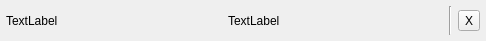
<?xml version="1.0" encoding="UTF-8"?>
<ui version="4.0">
 <class>ProfileEditorLink</class>
 <widget class="QWidget" name="ProfileEditorLink">
  <property name="geometry">
   <rect>
    <x>0</x>
    <y>0</y>
    <width>486</width>
    <height>41</height>
   </rect>
  </property>
  <property name="sizePolicy">
   <sizepolicy hsizetype="Preferred" vsizetype="Fixed">
    <horstretch>0</horstretch>
    <verstretch>0</verstretch>
   </sizepolicy>
  </property>
  <property name="windowTitle">
   <string>Form</string>
  </property>
  <layout class="QHBoxLayout" name="horizontalLayout">
   <property name="leftMargin">
    <number>6</number>
   </property>
   <property name="topMargin">
    <number>6</number>
   </property>
   <property name="rightMargin">
    <number>6</number>
   </property>
   <property name="bottomMargin">
    <number>6</number>
   </property>
   <item>
    <widget class="QLabel" name="label">
     <property name="sizePolicy">
      <sizepolicy hsizetype="Expanding" vsizetype="Expanding">
       <horstretch>0</horstretch>
       <verstretch>0</verstretch>
      </sizepolicy>
     </property>
     <property name="text">
      <string>TextLabel</string>
     </property>
    </widget>
   </item>
   <item>
    <widget class="QLabel" name="url">
     <property name="sizePolicy">
      <sizepolicy hsizetype="Expanding" vsizetype="Expanding">
       <horstretch>0</horstretch>
       <verstretch>0</verstretch>
      </sizepolicy>
     </property>
     <property name="text">
      <string>TextLabel</string>
     </property>
    </widget>
   </item>
   <item>
    <widget class="Line" name="line_2">
     <property name="orientation">
      <enum>Qt::Vertical</enum>
     </property>
    </widget>
   </item>
   <item>
    <widget class="QToolButton" name="deleteButton">
     <property name="text">
      <string>X</string>
     </property>
    </widget>
   </item>
  </layout>
 </widget>
 <resources/>
 <connections/>
</ui>
